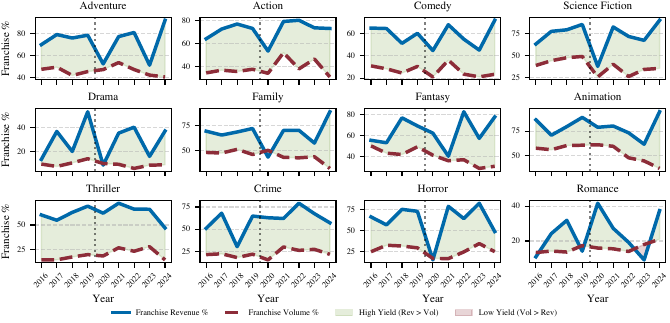

Reproduce this figure in Python.
import pandas as pd
import matplotlib.pyplot as plt
import seaborn as sns
import numpy as np
import os
import sys
import ast

sys.path.append(os.path.abspath(os.path.join(os.path.dirname(__file__), "../..")))
from utils.plotting_style import set_style, COLORS

INPUT_FILE = os.path.join(os.path.dirname(__file__), "../../data/raw_dataset_arda.csv")
OUTPUT_FILE = os.path.join(
    os.path.dirname(__file__), "genre_franchise_saturation_trend.pdf"
)

if os.path.exists(INPUT_FILE):
    df = pd.read_csv(INPUT_FILE)

    def safe_parse(val):
        if isinstance(val, str) and val.strip():
            try:
                return ast.literal_eval(val)
            except:
                return val
        return val

    df["genres"] = df["genres"].apply(safe_parse)
    df["belongs_to_collection"] = df["belongs_to_collection"].apply(safe_parse)

    df["revenue"] = pd.to_numeric(df["revenue"], errors="coerce").fillna(0)
    df["budget"] = pd.to_numeric(df["budget"], errors="coerce").fillna(0)
    df["vote_count"] = pd.to_numeric(df["vote_count"], errors="coerce").fillna(0)

    df["is_franchise"] = df["belongs_to_collection"].apply(
        lambda x: 1 if pd.notnull(x) else 0
    )

    df["release_date"] = pd.to_datetime(df["release_date"], errors="coerce")
    df["year"] = df["release_date"].dt.year

    df = df[(df["vote_count"] >= 10) & (df["revenue"] > 0)].copy()

    df = df[(df["year"] >= 2016) & (df["year"] <= 2024)].copy()

else:
    print(f"Error: {INPUT_FILE} not found.")
    sys.exit(1)

genre_rows = []
for idx, row in df.iterrows():
    if not isinstance(row["genres"], list):
        continue

    rev = row.get("revenue", 0)
    is_fran = row.get("is_franchise", 0)

    for g in row["genres"]:
        genre_name = g.get("name") if isinstance(g, dict) else g
        if genre_name == "TV Movie" or not genre_name:
            continue

        genre_rows.append(
            {
                "year": row["year"],
                "genre": genre_name,
                "revenue": rev,
                "is_franchise": is_fran,
            }
        )

df_flat = pd.DataFrame(genre_rows)

grouped = (
    df_flat.groupby(["year", "genre"])
    .agg(
        total_count=("is_franchise", "count"),
        franchise_count=("is_franchise", "sum"),
        total_revenue=("revenue", "sum"),
        franchise_revenue=(
            "revenue",
            lambda x: x[df_flat.loc[x.index, "is_franchise"] == 1].sum(),
        ),
    )
    .reset_index()
)

grouped["franchise_vol_share"] = (
    grouped["franchise_count"] / grouped["total_count"]
) * 100
grouped["franchise_rev_share"] = 0.0
mask = grouped["total_revenue"] > 0
grouped.loc[mask, "franchise_rev_share"] = (
    grouped.loc[mask, "franchise_revenue"] / grouped.loc[mask, "total_revenue"]
) * 100

total_rev_by_genre = (
    df_flat.groupby("genre")["revenue"].sum().sort_values(ascending=False)
)
top_genres = total_rev_by_genre.head(12).index.tolist()

plot_data = grouped[grouped["genre"].isin(top_genres)].copy()

num_genres = len(top_genres)
cols = 4
rows = (num_genres // cols) + (1 if num_genres % cols > 0 else 0)

set_style(column="full", nrows=rows, ncols=cols)

fig, axes = plt.subplots(rows, cols, sharex=True)
axes = axes.flatten()

years = sorted(plot_data["year"].unique())

for i, genre in enumerate(top_genres):
    ax = axes[i]
    g_data = plot_data[plot_data["genre"] == genre].sort_values("year")
    g_data = g_data.set_index("year").reindex(years, fill_value=0).reset_index()

    ax.plot(
        g_data["year"],
        g_data["franchise_rev_share"],
        color=COLORS["franchise"],
        linewidth=2.5,
        label="Franchise Rev %" if i == 0 else "",
    )
    ax.plot(
        g_data["year"],
        g_data["franchise_vol_share"],
        color=COLORS["budget"],
        linewidth=2.5,
        linestyle="--",
        label="Franchise Vol %" if i == 0 else "",
    )

    ax.fill_between(
        g_data["year"],
        g_data["franchise_rev_share"],
        g_data["franchise_vol_share"],
        where=(g_data["franchise_rev_share"] >= g_data["franchise_vol_share"]),
        interpolate=True,
        color=COLORS["increase"],
        alpha=0.2,
    )

    ax.fill_between(
        g_data["year"],
        g_data["franchise_rev_share"],
        g_data["franchise_vol_share"],
        where=(g_data["franchise_rev_share"] < g_data["franchise_vol_share"]),
        interpolate=True,
        color=COLORS["decrease"],
        alpha=0.2,
    )

    ax.axvline(2019.5, color="black", linestyle=":", alpha=0.5)

    ax.set_title(genre)
    ax.grid(axis="y", linestyle="--", alpha=0.5)

    if i >= (rows - 1) * cols:
        ax.set_xlabel("Year")
        ax.set_xticks(years)
        ax.set_xticklabels([str(y) for y in years], rotation=45)

    if i % cols == 0:
        ax.set_ylabel("Franchise %")

for j in range(i + 1, len(axes)):
    fig.delaxes(axes[j])

handles = [
    plt.Line2D(
        [], [], color=COLORS["franchise"], linewidth=2.5, label="Franchise Revenue %"
    ),
    plt.Line2D(
        [],
        [],
        color=COLORS["budget"],
        linewidth=2.5,
        linestyle="--",
        label="Franchise Volume %",
    ),
    plt.Rectangle(
        (0, 0),
        1,
        1,
        color=COLORS["increase"],
        alpha=0.2,
        label="High Yield (Rev > Vol)",
    ),
    plt.Rectangle(
        (0, 0), 1, 1, color=COLORS["decrease"], alpha=0.2, label="Low Yield (Vol > Rev)"
    ),
]
fig.legend(
    handles=handles,
    loc="lower center",
    ncol=4,
    bbox_to_anchor=(0.5, -0.05),
    frameon=False,
)

plt.savefig(OUTPUT_FILE, dpi=300, bbox_inches="tight")
print(f"Saved {OUTPUT_FILE}")
